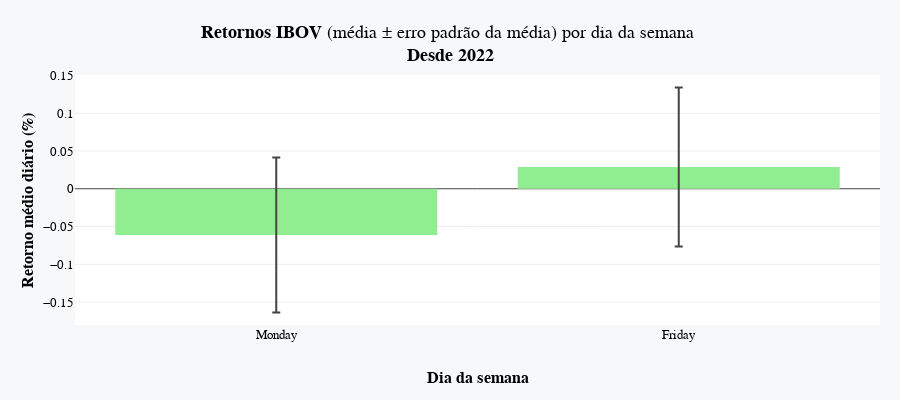

Write notebook code for a chart like this one.
### Markdown cell above
Visualizando os dados da tabela acima

### Code cell
fig = go.Figure()

fig.add_trace(go.Bar(name='Retornos', x=dados_desde_2010.index, y=dados_desde_2010.Media_retornos,
                     error_y=dict(type='data', array=dados_desde_2010.SEM_retornos),
                     marker_color='lightgreen', orientation='v'))

fig.update_layout(title_text='<b>Retornos IBOV</b> (média \xB1 erro padrão da média) por dia da semana <br><b>Desde 2022', xaxis_title= '<b>Dia da semana',
                  yaxis_title= '<b>Retorno médio diário (%)', template="none", margin=dict(l=75, r=20, t=75, b=75),
                  paper_bgcolor="#f7f8fa", font=dict(family="Arial", size=13, color="black"), width=900, height=400)

fig.show()

### Figure 1 — Plotly figure (JSON) as saved in the notebook; plotly's stock layout.template omitted (floating-point values rounded to 4 significant figures)
{"data": [{"error_y": {"array": [0.1026, 0.1053], "type": "data"}, "marker": {"color": "lightgreen"}, "name": "Retornos", "orientation": "v", "type": "bar", "x": ["Monday", "Friday"], "y": [-0.0612, 0.02875]}], "layout": {"font": {"color": "black", "family": "Arial", "size": 13}, "height": 400, "margin": {"b": 75, "l": 75, "r": 20, "t": 75}, "paper_bgcolor": "#f7f8fa", "title": {"text": "<b>Retornos IBOV</b> (média ± erro padrão da média) por dia da semana <br><b>Desde 2022"}, "width": 900, "xaxis": {"title": {"text": "<b>Dia da semana"}}, "yaxis": {"title": {"text": "<b>Retorno médio diário (%)"}}}}
